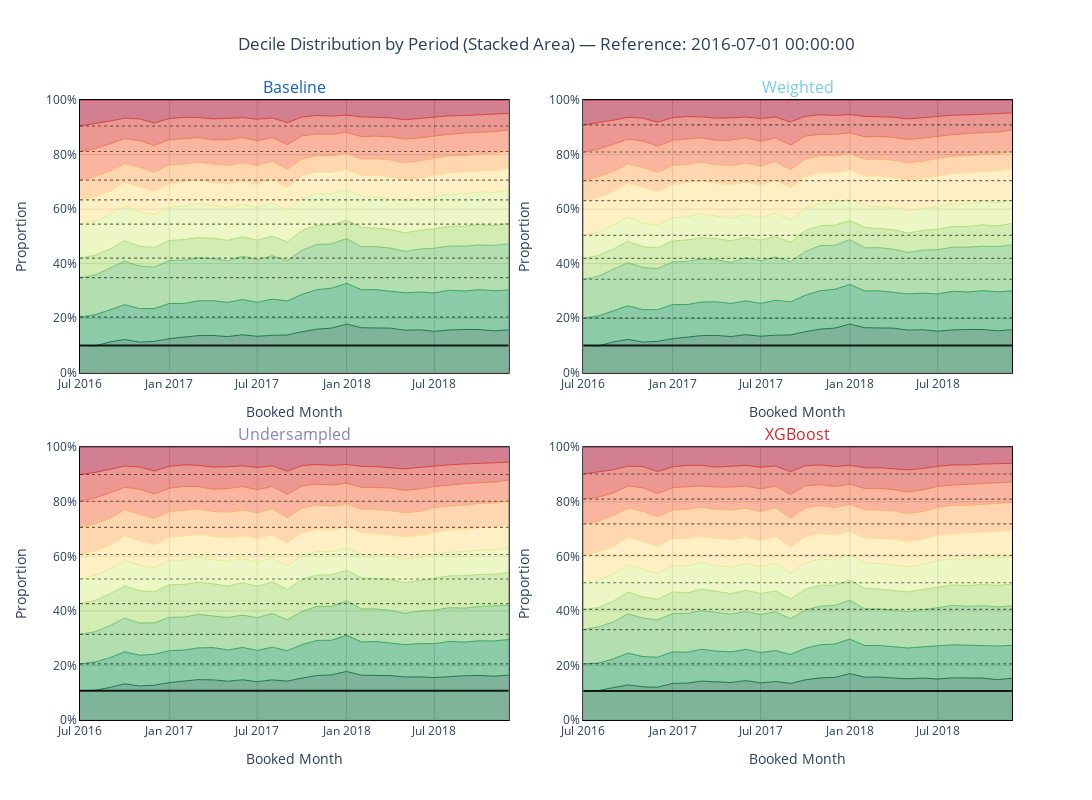

This figure's notebook cell:
### Markdown cell above
## Distribution

### Code cell
import numpy as np
import pandas as pd
import plotly.express as px
import plotly.graph_objects as go
from plotly.subplots import make_subplots

def sorted_periods_unique(values):
    vals = pd.Series(values).dropna().unique()
    try:
        return sorted(vals, key=lambda x: pd.to_datetime(str(x)))
    except Exception:
        return sorted(vals)

# 1) Determine the reference period
if reference_period is None:
    if "psi_all" in globals() and hasattr(psi_all, "columns") and "period" in psi_all.columns and not psi_all["period"].dropna().empty:
        ref_period_used = sorted_periods_unique(psi_all["period"])[0]
    else:
        ref_period_used = sorted_periods_unique(df_filter[period_col])[0]
else:
    ref_period_used = reference_period

# 2) Define the order of models for the grid (must match keys in model_scores)
models_order = ["Baseline", "Weighted", "Undersampled", "XGBoost"]

# Optional: Model title colors (thesis palette)
model_colors = {
    "Baseline": "#1560bd",
    "Weighted": "#75caed",
    "Undersampled": "#8B7EC8",
    "XGBoost": "#d62728",
}

# Overlay controls
show_all_boundaries = True         # set to False to only show the first boundary
highlight_first_boundary = True    # thicker solid line for the first boundary

# 3) Build the 2x2 grid
fig = make_subplots(
    rows=2, cols=2,
    subplot_titles=models_order,
    horizontal_spacing=0.08,
    vertical_spacing=0.12
)

# 4) Common decile palette (consistent across subplots)
decile_levels = list(range(1, 10 + 1))
base = px.colors.diverging.RdYlGn[::-1]  # reverse to get green -> red
color_idx = np.linspace(0, len(base) - 1, num=len(decile_levels)).round().astype(int)
decile_colors = [base[i] for i in color_idx]

if len(decile_colors) < len(decile_levels):
    reps = int(np.ceil(len(decile_levels) / len(decile_colors)))
    decile_colors = (decile_colors * reps)[:len(decile_levels)]

# 5) Iterate models and add stacked-area traces per decile in each quadrant
for m_idx, model_name in enumerate(models_order):
    row = m_idx // 2 + 1
    col = m_idx % 2 + 1

    # Score column for this model
    score_col = model_scores[model_name]

    # Fixed edges from the model's distribution at the reference period
    ref_mask = (df_filter[period_col] == ref_period_used)
    edges = stu.get_fixed_bin_edges_from_reference(
        reference_series=df_filter.loc[ref_mask, score_col],
        n_bins=10,
        method="quantile"
    )

    # Decile distribution (proportions by period)
    decile_df = stu.compute_decile_distribution_by_period(
        df=df_filter,
        score_col=score_col,
        period_col=period_col,
        bin_edges=edges,
        decile_col_name="decile",
        normalize=True,
        dropna_scores=True
    )

    # Ensure chronological x-axis
    periods_sorted = sorted_periods_unique(decile_df[period_col])

    # Add one stacked trace per decile
    for d in decile_levels:
        sub = decile_df[decile_df["decile"] == d][[period_col, "proportion"]].copy()
        # Align to full period list and fill missing with 0
        y = pd.Series(0.0, index=pd.Index(periods_sorted, name=period_col))
        if not sub.empty:
            sub = sub.set_index(period_col).reindex(periods_sorted)
            y.loc[sub.index] = sub["proportion"].fillna(0.0).values

        fig.add_trace(
            go.Scatter(
                x=periods_sorted,
                y=y.values,
                name=f"Decile {d}",
                mode="lines",
                line=dict(width=0.8, color=decile_colors[d - 1]),
                stackgroup=f"group{m_idx}",   # stack within this subplot only
                groupnorm="fraction",         # ensures stacks sum to 1
                showlegend=False              # keep grid clean
            ),
            row=row, col=col
        )

    # --- Overlay: fixed cumulative decile boundaries from the reference period ---
    ref_slice = decile_df.loc[decile_df[period_col] == ref_period_used, ["decile", "proportion"]].copy()
    if not ref_slice.empty:
        ref_props = (
            ref_slice.set_index("decile")
            .reindex(decile_levels)["proportion"]  # ensure 1..10 order
            .fillna(0.0)
            .sort_index()
        )
        ylines = ref_props.cumsum().values[:-1]  # exclude the top boundary (=1.0)
    else:
        # Fallback: quantile binning typically yields ~10% per decile at reference
        ylines = np.linspace(0.1, 0.9, 9)

    # Ensure lines are drawn ON TOP by adding them AFTER the area traces
    def add_ref_line(yref, width=1.2, dash="dot", color="rgba(0,0,0,0.55)"):
        fig.add_trace(
            go.Scatter(
                x=periods_sorted,
                y=[float(yref)] * len(periods_sorted),
                mode="lines",
                line=dict(color=color, width=width, dash=dash),
                hoverinfo="skip",
                showlegend=False,
                name=None
            ),
            row=row, col=col
        )

    if len(ylines) > 0:
        # First boundary highlighted (e.g., the Decile 1 cumulative boundary)
        if highlight_first_boundary:
            add_ref_line(ylines[0], width=2.0, dash="solid", color="rgba(0,0,0,0.85)")
        else:
            add_ref_line(ylines[0])

        # Remaining boundaries (optional)
        if show_all_boundaries and len(ylines) > 1:
            for yref in ylines[1:]:
                add_ref_line(yref, width=1.2, dash="dot", color="rgba(0,0,0,0.55)")
    # --- End overlay ---

    # Axes and styling per subplot
    fig.update_xaxes(
        row=row, col=col, title_text="Booked Month",
        showline=True, linewidth=1, linecolor="black", mirror=True, gridcolor="lightgrey"
    )
    fig.update_yaxes(
        title_text="Proportion", range=[0, 1], row=row, col=col,
        tickformat=".0%",
        showline=True, linewidth=1, linecolor="black", mirror=True, gridcolor="lightgrey"
    )

# 6) Global layout (white theme) + color the subplot titles with model colors
fig.update_layout(
    title_text=f"Decile Distribution by Period (Stacked Area) — Reference: {ref_period_used}",
    title_x=0.5,
    plot_bgcolor="white",
    paper_bgcolor="white",
    width=1300,
    height=800
)

# Color each subplot title according to model color
for i, ann in enumerate(fig.layout.annotations):
    if i < len(models_order):
        m = models_order[i]
        ann.font.color = model_colors.get(m, "black")

fig.show()
